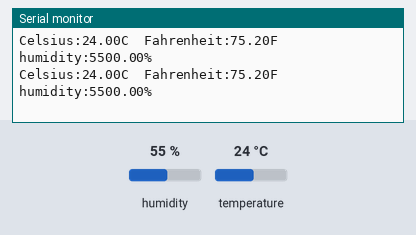
A sketch run on a simulated Arduino Uno, built with avr-gcc and run on an emulated ATmega328P. Shown: the last lines printed to the serial monitor. Inputs (shaded band) come from the test bench; at power-on: humidity 55 %, temperature 24 °C.

Above: at 3.2 s.
3.3 s: humidity set to 22 %
At 4.6 s:
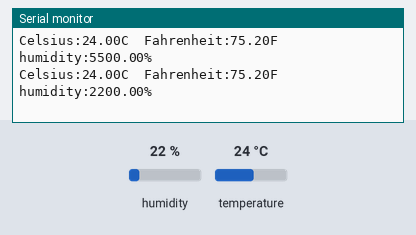
4.8 s: temperature set to 12 °C
At 5.9 s:
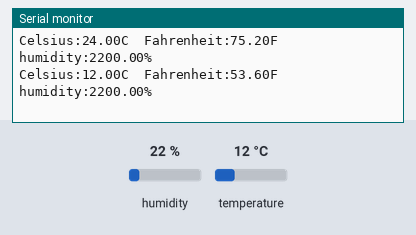
6.3 s: temperature set to 41 °C
At 7.6 s:
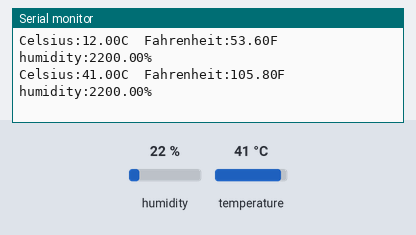
Timing chart, 0 to 9.3 s (numbered marks = the images above; inputs shaded):
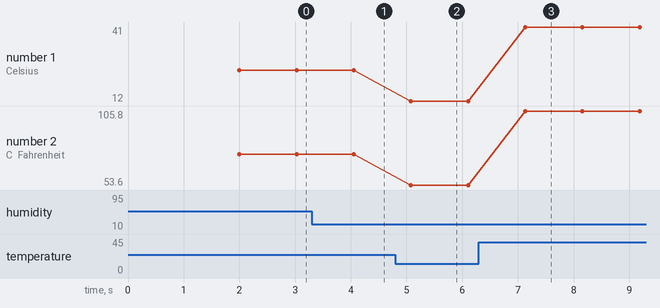

Measured:
- after the input at 3.3 s, the serial monitor: prints a new line after 0.75 s (image 1)
- after the input at 4.8 s, the serial monitor: prints a new line after 0.28 s (image 2)
- after the input at 6.3 s, the serial monitor: prints a new line after 0.83 s (image 3)
- plotted number 1: 24 → 12 after the input at 4.8 s, 12 → 41 after the input at 6.3 s
- plotted number 2: 75.2 → 53.6 after the input at 4.8 s, 53.6 → 105.8 after the input at 6.3 s

The sketch:

JS-2-5.ino
```cpp
/*
 *  js-2-5
 */

#include <DFRobot_DHT20.h>

DFRobot_DHT20 dht20;

void setup()
{
  Serial.begin(9600);
  delay(2000);

  //Initialize sensor
  while(dht20.begin())
  {
    Serial.println("Initialize sensor failed");
    delay(1000);
   }
}
void loop()
{
 Serial.print("Celsius:");
 Serial.print(dht20.getTemperature());
 Serial.print("C");
 Serial.print("  Fahrenheit:");
 Serial.print((dht20.getTemperature() * 1.8) + 32);
 Serial.print("F");
 Serial.print("  humidity:");
 Serial.print(dht20.getHumidity()*100);
 Serial.println("%");

  delay(1000);
}
```
